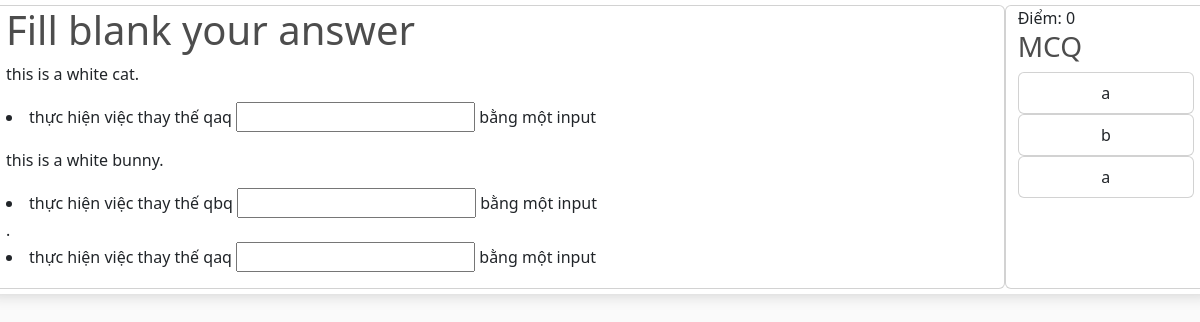
Page /fillBlankAns/ on the earlier database version.
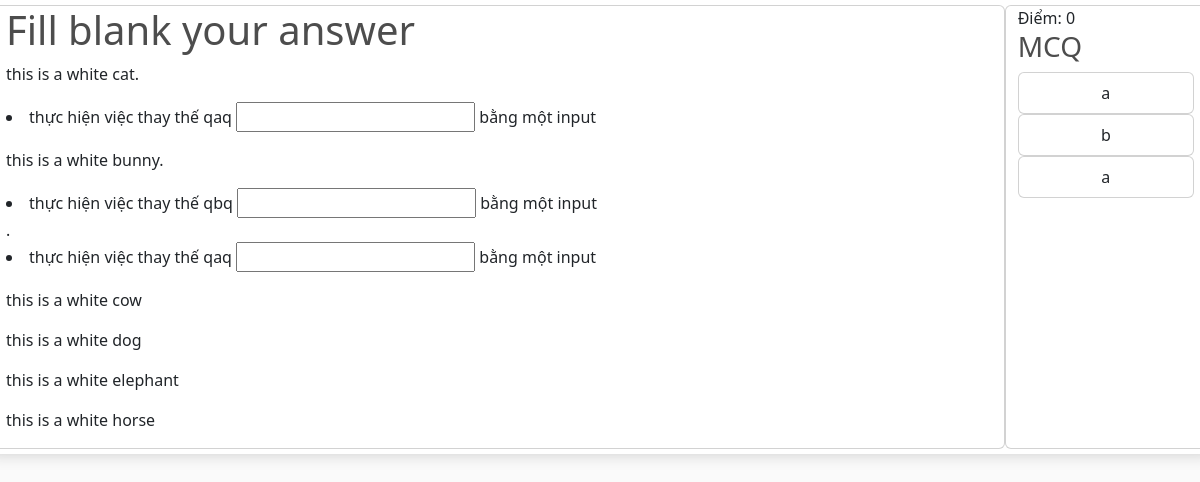
Same page on the later database version.
### web_training/models.py (models this page shows, shortened)
class Vocabulary(models.Model):
    name = models.CharField(max_length=255, unique=True, verbose_name='Tên từ vựng')
    image = models.ImageField(upload_to='vocabulary_images/', blank=True, null=True, verbose_name='Hình ảnh')
    english_definition = models.TextField(verbose_name='Giải thích Anh-Anh')
    english_to_vietnamese_definition = models.TextField(verbose_name='Giải thích Anh-Việt')
    example = models.CharField(max_length=255,blank=True)
    class Meta:
        verbose_name = 'Từ vựng'
        verbose_name_plural = 'Từ vựng'

### web_training/views.py (the view)
# urls.py: path('fillBlankAns/', views.fillBlankAns,name='fillBlankAns'),
def fillBlankAns(request):
    vocas = Vocabulary.objects.all()
    context = {'vocas':vocas}
    return render(request,'fillBlankAns.html',context)

### web_training/templates/fillBlankAns.html (shortened to what this page needs)
{% extends 'base1.html' %}
{% load static %}
{% block fillBlankAns %}
    <div class="row box-element">
        <div class="col-md-10 card">
            <div id='container'>
                <h1>Fill blank your answer</h1>
                {% for voca in vocas %}
                    {% autoescape off %}
                        <p>{{ voca.example|safe }}</p>
                    {% endautoescape %}
                {% endfor %}
                </div>
        </div>
        <div class="col-md-2 card" >
            <div id="score">Điểm: <span id="score-value">0</span></div>
            <div id='wordDivs' class="" >
                <h3>MCQ</h3>
            </div>
        </div>
    </div>
{% endblock fillBlankAns %}

### web_training/templates/base1.html (shortened to what this page needs)
{% load static %}
<!DOCTYPE html>
<html>
    <head>
        <link href="https://cdn.jsdelivr.net/npm/bootstrap@5.3.0-alpha3/dist/css/bootstrap.min.css" rel="stylesheet">
        <link rel="stylesheet" href="{% static 'web/css/main.css' %}">
        <link rel="stylesheet" href="//code.jquery.com/ui/1.12.1/themes/base/jquery-ui.css">
        <link rel="stylesheet" href="">
    </head>
    <body>
        {% block fillBlankAns %}{% endblock fillBlankAns %}
    </body>
</html>

### web/static/web/css/main.css (style rules this page uses)
body { background-color: hsl(0, 0%, 98%); }
h1,h2,h3,h4,h5,h6 { color:hsl(0, 0%, 30%); }
.box-element { box-shadow:hsl(0, 0%, 80%) 0 0 16px; background-color: #fff; border-radius: 4px; padding: 5px; }

Differences in the rows shown:
now on this page (row edited): Vocabulary: example "this is a white cow"
now on this page (row edited): Vocabulary: example "this is a white dog"
now on this page (row edited): Vocabulary: example "this is a white elephant"
now on this page (row edited): Vocabulary: example "this is a white horse"
